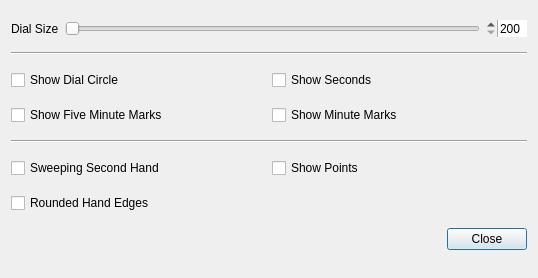
<?xml version="1.0" encoding="UTF-8"?>
<ui version="4.0">
 <class>Dialog</class>
 <widget class="QDialog" name="Dialog">
  <property name="geometry">
   <rect>
    <x>0</x>
    <y>0</y>
    <width>538</width>
    <height>278</height>
   </rect>
  </property>
  <property name="windowTitle">
   <string>Dialog</string>
  </property>
  <layout class="QVBoxLayout" name="verticalLayout">
   <item>
    <layout class="QHBoxLayout" name="horizontalLayout">
     <item>
      <widget class="QLabel" name="label">
       <property name="text">
        <string>Dial Size</string>
       </property>
      </widget>
     </item>
     <item>
      <widget class="QSlider" name="clockRadiusSlider">
       <property name="autoFillBackground">
        <bool>false</bool>
       </property>
       <property name="minimum">
        <number>200</number>
       </property>
       <property name="maximum">
        <number>400</number>
       </property>
       <property name="orientation">
        <enum>Qt::Orientation::Horizontal</enum>
       </property>
      </widget>
     </item>
     <item>
      <widget class="QSpinBox" name="sizeSpinBox">
       <property name="layoutDirection">
        <enum>Qt::LayoutDirection::RightToLeft</enum>
       </property>
       <property name="autoFillBackground">
        <bool>false</bool>
       </property>
       <property name="frame">
        <bool>false</bool>
       </property>
       <property name="accelerated">
        <bool>true</bool>
       </property>
       <property name="showGroupSeparator" stdset="0">
        <bool>false</bool>
       </property>
       <property name="minimum">
        <number>200</number>
       </property>
       <property name="maximum">
        <number>400</number>
       </property>
      </widget>
     </item>
    </layout>
   </item>
   <item>
    <widget class="Line" name="line">
     <property name="orientation">
      <enum>Qt::Orientation::Horizontal</enum>
     </property>
    </widget>
   </item>
   <item>
    <layout class="QHBoxLayout" name="horizontalLayout_4">
     <item>
      <widget class="QCheckBox" name="checkHasDialCircle">
       <property name="autoFillBackground">
        <bool>true</bool>
       </property>
       <property name="text">
        <string>Show Dial Circle</string>
       </property>
      </widget>
     </item>
     <item>
      <widget class="QCheckBox" name="checkHasSecHand">
       <property name="autoFillBackground">
        <bool>true</bool>
       </property>
       <property name="text">
        <string>Show Seconds</string>
       </property>
      </widget>
     </item>
    </layout>
   </item>
   <item>
    <layout class="QHBoxLayout" name="horizontalLayout_5">
     <item>
      <widget class="QCheckBox" name="checkHasFiveMinuteMarks">
       <property name="autoFillBackground">
        <bool>true</bool>
       </property>
       <property name="text">
        <string>Show Five Minute Marks</string>
       </property>
      </widget>
     </item>
     <item>
      <widget class="QCheckBox" name="checkHasMinuteMarks">
       <property name="autoFillBackground">
        <bool>true</bool>
       </property>
       <property name="text">
        <string>Show Minute Marks</string>
       </property>
      </widget>
     </item>
    </layout>
   </item>
   <item>
    <widget class="Line" name="line_2">
     <property name="orientation">
      <enum>Qt::Orientation::Horizontal</enum>
     </property>
    </widget>
   </item>
   <item>
    <layout class="QHBoxLayout" name="horizontalLayout_6">
     <item>
      <widget class="QCheckBox" name="checkHasSweepingSecondHand">
       <property name="autoFillBackground">
        <bool>true</bool>
       </property>
       <property name="text">
        <string>Sweeping Second Hand</string>
       </property>
      </widget>
     </item>
     <item>
      <widget class="QCheckBox" name="checkHasPoints">
       <property name="autoFillBackground">
        <bool>true</bool>
       </property>
       <property name="text">
        <string>Show Points</string>
       </property>
      </widget>
     </item>
    </layout>
   </item>
   <item>
    <layout class="QHBoxLayout" name="horizontalLayout_7">
     <item>
      <widget class="QCheckBox" name="checkHasRoundedHandEdges">
       <property name="autoFillBackground">
        <bool>true</bool>
       </property>
       <property name="text">
        <string>Rounded Hand Edges</string>
       </property>
      </widget>
     </item>
    </layout>
   </item>
   <item>
    <widget class="QDialogButtonBox" name="buttonBox">
     <property name="orientation">
      <enum>Qt::Orientation::Horizontal</enum>
     </property>
     <property name="standardButtons">
      <set>QDialogButtonBox::StandardButton::Close</set>
     </property>
    </widget>
   </item>
  </layout>
 </widget>
 <resources/>
 <connections>
  <connection>
   <sender>buttonBox</sender>
   <signal>accepted()</signal>
   <receiver>Dialog</receiver>
   <slot>accept()</slot>
   <hints>
    <hint type="sourcelabel">
     <x>248</x>
     <y>254</y>
    </hint>
    <hint type="destinationlabel">
     <x>157</x>
     <y>274</y>
    </hint>
   </hints>
  </connection>
  <connection>
   <sender>buttonBox</sender>
   <signal>rejected()</signal>
   <receiver>Dialog</receiver>
   <slot>reject()</slot>
   <hints>
    <hint type="sourcelabel">
     <x>316</x>
     <y>260</y>
    </hint>
    <hint type="destinationlabel">
     <x>286</x>
     <y>274</y>
    </hint>
   </hints>
  </connection>
  <connection>
   <sender>clockRadiusSlider</sender>
   <signal>valueChanged(int)</signal>
   <receiver>sizeSpinBox</receiver>
   <slot>setValue(int)</slot>
   <hints>
    <hint type="sourcelabel">
     <x>227</x>
     <y>23</y>
    </hint>
    <hint type="destinationlabel">
     <x>442</x>
     <y>23</y>
    </hint>
   </hints>
  </connection>
  <connection>
   <sender>sizeSpinBox</sender>
   <signal>valueChanged(int)</signal>
   <receiver>clockRadiusSlider</receiver>
   <slot>setValue(int)</slot>
   <hints>
    <hint type="sourcelabel">
     <x>438</x>
     <y>23</y>
    </hint>
    <hint type="destinationlabel">
     <x>223</x>
     <y>23</y>
    </hint>
   </hints>
  </connection>
 </connections>
</ui>
